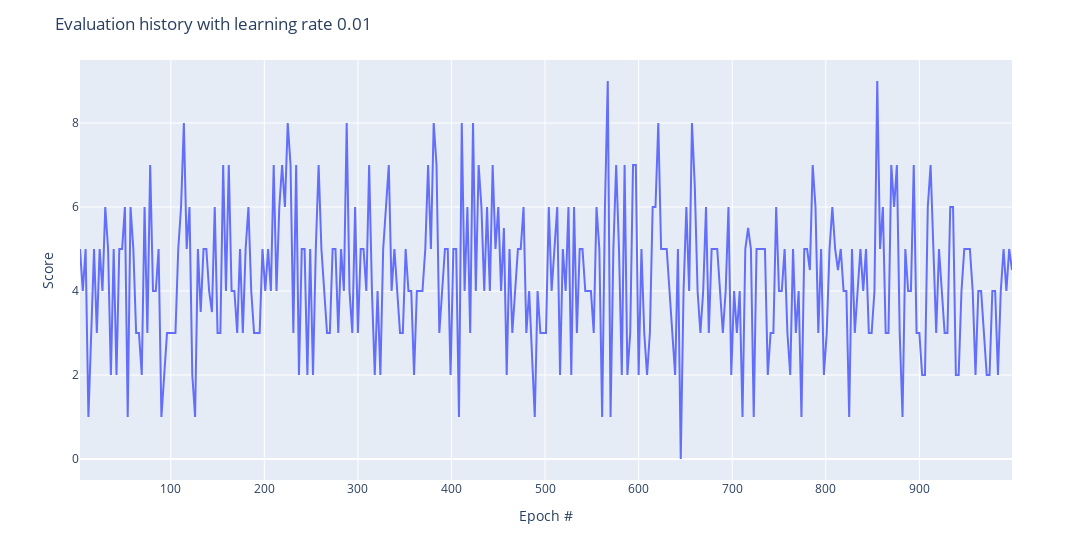

The notebook cell this image was saved under:
### Code cell
simplify_plot(agent.history, agent.lr, max_display=300)

### Figure 1 — Plotly figure (JSON) as saved in the notebook; plotly's stock layout.template omitted (floating-point values rounded to 4 significant figures; data arrays with more than 128 entries replaced by an {"elided": "..."} marker saying what was removed)
{"data": [{"hovertemplate": "x=%{x}<br>y=%{y}<extra></extra>", "legendgroup": "", "line": {"color": "#636efa", "dash": "solid"}, "marker": {"symbol": "circle"}, "mode": "lines", "name": "", "orientation": "v", "showlegend": false, "type": "scatter", "x": {"elided": "333 int values"}, "xaxis": "x", "y": {"elided": "333 float values"}, "yaxis": "y"}], "layout": {"legend": {"tracegroupgap": 0}, "margin": {"t": 60}, "title": {"text": "Evaluation history with learning rate 0.01"}, "width": 1500, "xaxis": {"anchor": "y", "domain": [0, 1], "title": {"text": "Epoch #"}}, "yaxis": {"anchor": "x", "domain": [0, 1], "title": {"text": "Score"}}}}
